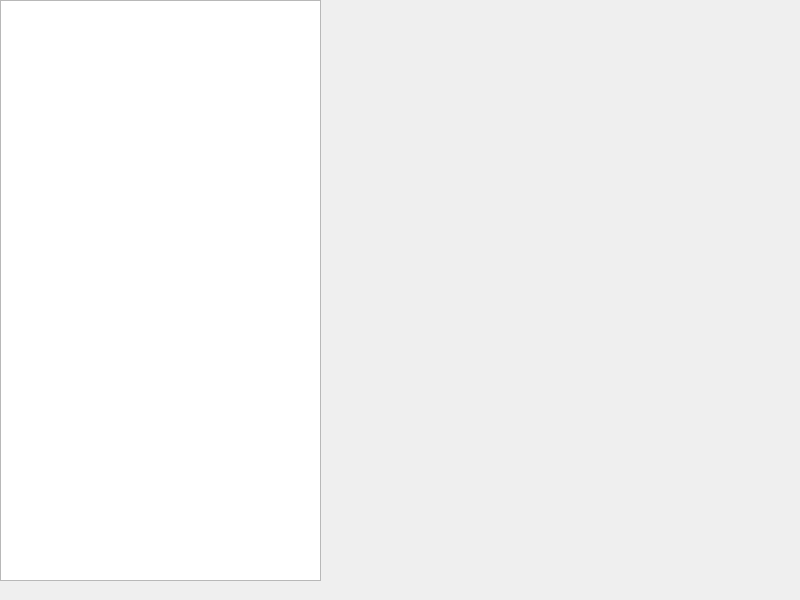
<?xml version="1.0" encoding="UTF-8"?>
<ui version="4.0">
 <class>MainWindow</class>
 <widget class="QMainWindow" name="MainWindow">
  <property name="geometry">
   <rect>
    <x>0</x>
    <y>0</y>
    <width>800</width>
    <height>600</height>
   </rect>
  </property>
  <property name="minimumSize">
   <size>
    <width>800</width>
    <height>600</height>
   </size>
  </property>
  <property name="maximumSize">
   <size>
    <width>800</width>
    <height>600</height>
   </size>
  </property>
  <property name="windowTitle">
   <string>Тренажёры &quot;Первый клик&quot;</string>
  </property>
  <widget class="QWidget" name="centralwidget">
   <widget class="QListWidget" name="listWidget_main">
    <property name="geometry">
     <rect>
      <x>0</x>
      <y>0</y>
      <width>321</width>
      <height>581</height>
     </rect>
    </property>
    <property name="font">
     <font>
      <pointsize>12</pointsize>
     </font>
    </property>
   </widget>
   <widget class="QLabel" name="label">
    <property name="geometry">
     <rect>
      <x>320</x>
      <y>0</y>
      <width>481</width>
      <height>581</height>
     </rect>
    </property>
    <property name="text">
     <string/>
    </property>
   </widget>
   <widget class="QPushButton" name="pushButton">
    <property name="geometry">
     <rect>
      <x>690</x>
      <y>470</y>
      <width>100</width>
      <height>100</height>
     </rect>
    </property>
    <property name="styleSheet">
     <string notr="true">border: none</string>
    </property>
    <property name="text">
     <string/>
    </property>
    <property name="icon">
     <iconset>
      <normaloff>../sprites/pngwing.com (2).png</normaloff>../sprites/pngwing.com (2).png</iconset>
    </property>
    <property name="iconSize">
     <size>
      <width>100</width>
      <height>100</height>
     </size>
    </property>
   </widget>
  </widget>
  <action name="change">
   <property name="text">
    <string>Редактирование списка тренажёров</string>
   </property>
  </action>
 </widget>
 <resources/>
 <connections/>
</ui>
